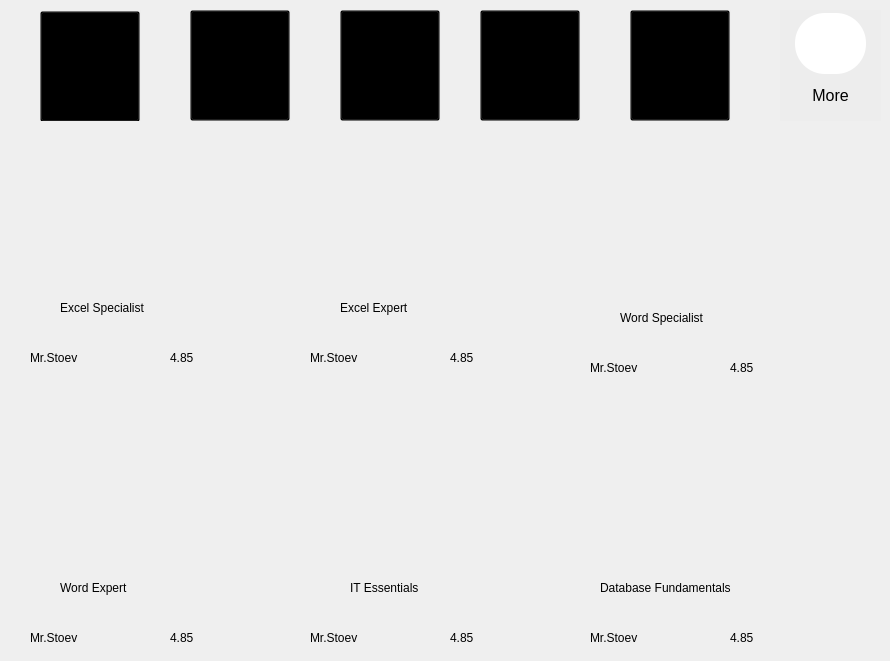
      <widget class="QWidget" name="ITCourses">
       <widget class="QWidget" name="widget_12" native="true">
        <property name="geometry">
         <rect>
          <x>20</x>
          <y>180</y>
          <width>193</width>
          <height>192</height>
         </rect>
        </property>
        <property name="styleSheet">
         <string notr="true">background-color:#EFEFEF;
border-radius:10px;</string>
        </property>
        <widget class="QWidget" name="widget_13" native="true">
         <property name="geometry">
          <rect>
           <x>20</x>
           <y>10</y>
           <width>154</width>
           <height>101</height>
          </rect>
         </property>
         <property name="styleSheet">
          <string notr="true">image: url(:/Resources/Images/image 28.png);</string>
         </property>
        </widget>
        <widget class="QLabel" name="label_6">
         <property name="geometry">
          <rect>
           <x>40</x>
           <y>120</y>
           <width>111</width>
           <height>16</height>
          </rect>
         </property>
         <property name="styleSheet">
          <string notr="true">color:black;</string>
         </property>
         <property name="text">
          <string>Excel Specialist</string>
         </property>
        </widget>
        <widget class="QLabel" name="label_7">
         <property name="geometry">
          <rect>
           <x>10</x>
           <y>170</y>
           <width>58</width>
           <height>16</height>
          </rect>
         </property>
         <property name="styleSheet">
          <string notr="true">color:black;</string>
         </property>
         <property name="text">
          <string>Mr.Stoev</string>
         </property>
        </widget>
        <widget class="QLabel" name="label_8">
         <property name="geometry">
          <rect>
           <x>150</x>
           <y>170</y>
           <width>31</width>
           <height>16</height>
          </rect>
         </property>
         <property name="styleSheet">
          <string notr="true">color:black;</string>
         </property>
         <property name="text">
          <string>4.85</string>
         </property>
        </widget>
        <widget class="QLabel" name="label_9">
         <property name="geometry">
          <rect>
           <x>117</x>
           <y>167</y>
           <width>31</width>
           <height>21</height>
          </rect>
         </property>
         <property name="styleSheet">
          <string notr="true">image: url(:/Resources/Images/icons/Star.png);</string>
         </property>
         <property name="text">
          <string/>
         </property>
        </widget>
        <widget class="QPushButton" name="excelSpecialistCourse_PB">
         <property name="geometry">
          <rect>
           <x>-1</x>
           <y>0</y>
           <width>191</width>
           <height>191</height>
          </rect>
         </property>
         <property name="styleSheet">
          <string notr="true">background-color:transparent;</string>
         </property>
         <property name="text">
          <string/>
         </property>
        </widget>
        <zorder>label_9</zorder>
        <zorder>widget_13</zorder>
        <zorder>label_6</zorder>
        <zorder>label_7</zorder>
        <zorder>label_8</zorder>
        <zorder>excelSpecialistCourse_PB</zorder>
       </widget>
       <widget class="QWidget" name="widget_14" native="true">
        <property name="geometry">
         <rect>
          <x>300</x>
          <y>180</y>
          <width>193</width>
          <height>192</height>
         </rect>
        </property>
        <property name="styleSheet">
         <string notr="true">background-color:#EFEFEF;
border-radius:10px;</string>
        </property>
        <widget class="QWidget" name="widget_15" native="true">
         <property name="geometry">
          <rect>
           <x>20</x>
           <y>10</y>
           <width>154</width>
           <height>101</height>
          </rect>
         </property>
         <property name="styleSheet">
          <string notr="true">image: url(:/Resources/Images/image 28.png);</string>
         </property>
        </widget>
        <widget class="QLabel" name="label_10">
         <property name="geometry">
          <rect>
           <x>40</x>
           <y>120</y>
           <width>111</width>
           <height>16</height>
          </rect>
         </property>
         <property name="styleSheet">
          <string notr="true">color:black;</string>
         </property>
         <property name="text">
          <string>Excel Expert</string>
         </property>
        </widget>
        <widget class="QLabel" name="label_11">
         <property name="geometry">
          <rect>
           <x>10</x>
           <y>170</y>
           <width>58</width>
           <height>16</height>
          </rect>
         </property>
         <property name="styleSheet">
          <string notr="true">color:black;</string>
         </property>
         <property name="text">
          <string>Mr.Stoev</string>
         </property>
        </widget>
        <widget class="QLabel" name="label_12">
         <property name="geometry">
          <rect>
           <x>150</x>
           <y>170</y>
           <width>31</width>
           <height>16</height>
          </rect>
         </property>
         <property name="styleSheet">
          <string notr="true">color:black;</string>
         </property>
         <property name="text">
          <string>4.85</string>
         </property>
        </widget>
        <widget class="QLabel" name="label_13">
         <property name="geometry">
          <rect>
           <x>117</x>
           <y>167</y>
           <width>31</width>
           <height>21</height>
          </rect>
         </property>
         <property name="styleSheet">
          <string notr="true">image: url(:/Resources/Images/icons/Star.png);</string>
         </property>
         <property name="text">
          <string/>
         </property>
        </widget>
        <widget class="QPushButton" name="pushButton_7">
         <property name="geometry">
          <rect>
           <x>0</x>
           <y>0</y>
           <width>191</width>
           <height>191</height>
          </rect>
         </property>
         <property name="styleSheet">
          <string notr="true">background-color:transparent;</string>
         </property>
         <property name="text">
          <string/>
         </property>
        </widget>
       </widget>
       <widget class="QWidget" name="widget_16" native="true">
        <property name="geometry">
         <rect>
          <x>580</x>
          <y>190</y>
          <width>193</width>
          <height>192</height>
         </rect>
        </property>
        <property name="styleSheet">
         <string notr="true">background-color:#EFEFEF;
border-radius:10px;</string>
        </property>
        <widget class="QWidget" name="widget_17" native="true">
         <property name="geometry">
          <rect>
           <x>20</x>
           <y>10</y>
           <width>154</width>
           <height>101</height>
          </rect>
         </property>
         <property name="styleSheet">
          <string notr="true">image: url(:/Resources/Images/image 31.png);</string>
         </property>
        </widget>
        <widget class="QLabel" name="label_14">
         <property name="geometry">
          <rect>
           <x>40</x>
           <y>120</y>
           <width>111</width>
           <height>16</height>
          </rect>
         </property>
         <property name="styleSheet">
          <string notr="true">color:black;</string>
         </property>
         <property name="text">
          <string>Word Specialist</string>
         </property>
        </widget>
        <widget class="QLabel" name="label_15">
         <property name="geometry">
          <rect>
           <x>10</x>
           <y>170</y>
           <width>58</width>
           <height>16</height>
          </rect>
         </property>
         <property name="styleSheet">
          <string notr="true">color:black;</string>
         </property>
         <property name="text">
          <string>Mr.Stoev</string>
         </property>
        </widget>
        <widget class="QLabel" name="label_16">
         <property name="geometry">
          <rect>
           <x>150</x>
           <y>170</y>
           <width>31</width>
           <height>16</height>
          </rect>
         </property>
         <property name="styleSheet">
          <string notr="true">color:black;</string>
         </property>
         <property name="text">
          <string>4.85</string>
         </property>
        </widget>
        <widget class="QLabel" name="label_17">
         <property name="geometry">
          <rect>
           <x>117</x>
           <y>167</y>
           <width>31</width>
           <height>21</height>
          </rect>
         </property>
         <property name="styleSheet">
          <string notr="true">image: url(:/Resources/Images/icons/Star.png);</string>
         </property>
         <property name="text">
          <string/>
         </property>
        </widget>
        <widget class="QPushButton" name="pushButton_8">
         <property name="geometry">
          <rect>
           <x>0</x>
           <y>0</y>
           <width>191</width>
           <height>191</height>
          </rect>
         </property>
         <property name="styleSheet">
          <string notr="true">background-color:transparent;</string>
         </property>
         <property name="text">
          <string/>
         </property>
        </widget>
       </widget>
       <widget class="QWidget" name="widget_18" native="true">
        <property name="geometry">
         <rect>
          <x>20</x>
          <y>460</y>
          <width>193</width>
          <height>192</height>
         </rect>
        </property>
        <property name="styleSheet">
         <string notr="true">background-color:#EFEFEF;
border-radius:10px;</string>
        </property>
        <widget class="QWidget" name="widget_19" native="true">
         <property name="geometry">
          <rect>
           <x>20</x>
           <y>10</y>
           <width>154</width>
           <height>101</height>
          </rect>
         </property>
         <property name="styleSheet">
          <string notr="true">image: url(:/Resources/Images/image 31.png);</string>
         </property>
        </widget>
        <widget class="QLabel" name="label_18">
         <property name="geometry">
          <rect>
           <x>40</x>
           <y>120</y>
           <width>111</width>
           <height>16</height>
          </rect>
         </property>
         <property name="styleSheet">
          <string notr="true">color:black;</string>
         </property>
         <property name="text">
          <string>Word Expert</string>
         </property>
        </widget>
        <widget class="QLabel" name="label_19">
         <property name="geometry">
          <rect>
           <x>10</x>
           <y>170</y>
           <width>58</width>
           <height>16</height>
          </rect>
         </property>
         <property name="styleSheet">
          <string notr="true">color:black;</string>
         </property>
         <property name="text">
          <string>Mr.Stoev</string>
         </property>
        </widget>
        <widget class="QLabel" name="label_20">
         <property name="geometry">
          <rect>
           <x>150</x>
           <y>170</y>
           <width>31</width>
           <height>16</height>
          </rect>
         </property>
         <property name="styleSheet">
          <string notr="true">color:black;</string>
         </property>
         <property name="text">
          <string>4.85</string>
         </property>
        </widget>
        <widget class="QLabel" name="label_21">
         <property name="geometry">
          <rect>
           <x>117</x>
           <y>167</y>
           <width>31</width>
           <height>21</height>
          </rect>
         </property>
         <property name="styleSheet">
          <string notr="true">image: url(:/Resources/Images/icons/Star.png);</string>
         </property>
         <property name="text">
          <string/>
         </property>
        </widget>
        <widget class="QPushButton" name="pushButton_11">
         <property name="geometry">
          <rect>
           <x>0</x>
           <y>0</y>
           <width>191</width>
           <height>191</height>
          </rect>
         </property>
         <property name="styleSheet">
          <string notr="true">background-color:transparent;</string>
         </property>
         <property name="text">
          <string/>
         </property>
        </widget>
       </widget>
       <widget class="QWidget" name="widget_20" native="true">
        <property name="geometry">
         <rect>
          <x>300</x>
          <y>460</y>
          <width>193</width>
          <height>192</height>
         </rect>
        </property>
        <property name="styleSheet">
         <string notr="true">background-color:#EFEFEF;
border-radius:10px;</string>
        </property>
        <widget class="QWidget" name="widget_21" native="true">
         <property name="geometry">
          <rect>
           <x>0</x>
           <y>0</y>
           <width>181</width>
           <height>131</height>
          </rect>
         </property>
         <property name="styleSheet">
          <string notr="true">image: url(:/Resources/Images/image 30.png);</string>
         </property>
        </widget>
        <widget class="QLabel" name="label_22">
         <property name="geometry">
          <rect>
           <x>50</x>
           <y>120</y>
           <width>111</width>
           <height>16</height>
          </rect>
         </property>
         <property name="styleSheet">
          <string notr="true">color:black;</string>
         </property>
         <property name="text">
          <string>IT Essentials</string>
         </property>
        </widget>
        <widget class="QLabel" name="label_23">
         <property name="geometry">
          <rect>
           <x>10</x>
           <y>170</y>
           <width>58</width>
           <height>16</height>
          </rect>
         </property>
         <property name="styleSheet">
          <string notr="true">color:black;</string>
         </property>
         <property name="text">
          <string>Mr.Stoev</string>
         </property>
        </widget>
        <widget class="QLabel" name="label_24">
         <property name="geometry">
          <rect>
           <x>150</x>
           <y>170</y>
           <width>31</width>
           <height>16</height>
          </rect>
         </property>
         <property name="styleSheet">
          <string notr="true">color:black;</string>
         </property>
         <property name="text">
          <string>4.85</string>
         </property>
        </widget>
        <widget class="QLabel" name="label_25">
         <property name="geometry">
          <rect>
           <x>117</x>
           <y>167</y>
           <width>31</width>
           <height>21</height>
          </rect>
         </property>
         <property name="styleSheet">
          <string notr="true">image: url(:/Resources/Images/icons/Star.png);</string>
         </property>
         <property name="text">
          <string/>
         </property>
        </widget>
        <widget class="QPushButton" name="pushButton_10">
         <property name="geometry">
          <rect>
           <x>0</x>
           <y>0</y>
           <width>191</width>
           <height>191</height>
          </rect>
         </property>
         <property name="styleSheet">
          <string notr="true">background-color:transparent;</string>
         </property>
         <property name="text">
          <string/>
         </property>
        </widget>
       </widget>
       <widget class="QWidget" name="ItCourses" native="true">
        <property name="geometry">
         <rect>
          <x>580</x>
          <y>460</y>
          <width>193</width>
          <height>192</height>
         </rect>
        </property>
        <property name="styleSheet">
         <string notr="true">background-color:#EFEFEF;
border-radius:10px;</string>
        </property>
        <widget class="QWidget" name="widget_23" native="true">
         <property name="geometry">
          <rect>
           <x>20</x>
           <y>10</y>
           <width>154</width>
           <height>101</height>
          </rect>
         </property>
         <property name="styleSheet">
          <string notr="true">image: url(:/Resources/Images/image 29.png);</string>
         </property>
        </widget>
        <widget class="QLabel" name="label_26">
         <property name="geometry">
          <rect>
           <x>20</x>
           <y>120</y>
           <width>161</width>
           <height>16</height>
          </rect>
         </property>
         <property name="styleSheet">
          <string notr="true">color:black;</string>
         </property>
         <property name="text">
          <string>Database Fundamentals</string>
         </property>
        </widget>
        <widget class="QLabel" name="label_27">
         <property name="geometry">
          <rect>
           <x>10</x>
           <y>170</y>
           <width>58</width>
           <height>16</height>
          </rect>
         </property>
         <property name="styleSheet">
          <string notr="true">color:black;</string>
         </property>
         <property name="text">
          <string>Mr.Stoev</string>
         </property>
        </widget>
        <widget class="QLabel" name="label_28">
         <property name="geometry">
          <rect>
           <x>150</x>
           <y>170</y>
           <width>31</width>
           <height>16</height>
          </rect>
         </property>
         <property name="styleSheet">
          <string notr="true">color:black;</string>
         </property>
         <property name="text">
          <string>4.85</string>
         </property>
        </widget>
        <widget class="QLabel" name="label_29">
         <property name="geometry">
          <rect>
           <x>117</x>
           <y>167</y>
           <width>31</width>
           <height>21</height>
          </rect>
         </property>
         <property name="styleSheet">
          <string notr="true">image: url(:/Resources/Images/icons/Star.png);</string>
         </property>
         <property name="text">
          <string/>
         </property>
        </widget>
        <widget class="QPushButton" name="pushButton_9">
         <property name="geometry">
          <rect>
           <x>0</x>
           <y>0</y>
           <width>191</width>
           <height>191</height>
          </rect>
         </property>
         <property name="styleSheet">
          <string notr="true">background-color:transparent;</string>
         </property>
         <property name="text">
          <string/>
         </property>
        </widget>
       </widget>
       <widget class="QWidget" name="widget_2" native="true">
        <property name="geometry">
         <rect>
          <x>40</x>
          <y>10</y>
          <width>101</width>
          <height>111</height>
         </rect>
        </property>
        <property name="styleSheet">
         <string notr="true">QWidget
{
background-color:#EDEDED
}</string>
        </property>
        <widget class="QWidget" name="widget_3" native="true">
         <property name="geometry">
          <rect>
           <x>15</x>
           <y>3</y>
           <width>71</width>
           <height>61</height>
          </rect>
         </property>
         <property name="styleSheet">
          <string notr="true">QWidget
{
background-color:white;
border-radius:30px;
	image: url(:/Resources/Images/icons/Student Male.png);
}</string>
         </property>
        </widget>
        <widget class="QLabel" name="label">
         <property name="geometry">
          <rect>
           <x>17</x>
           <y>70</y>
           <width>71</width>
           <height>16</height>
          </rect>
         </property>
         <property name="styleSheet">
          <string notr="true">color:black;</string>
         </property>
         <property name="text">
          <string>All courses</string>
         </property>
        </widget>
        <widget class="QPushButton" name="allCourses_PB">
         <property name="geometry">
          <rect>
           <x>0</x>
           <y>1</y>
           <width>100</width>
           <height>111</height>
          </rect>
         </property>
         <property name="styleSheet">
          <string notr="true">background-color:transparent;</string>
         </property>
         <property name="text">
          <string/>
         </property>
        </widget>
       </widget>
       <widget class="QWidget" name="widget_4" native="true">
        <property name="geometry">
         <rect>
          <x>190</x>
          <y>10</y>
          <width>101</width>
          <height>111</height>
         </rect>
        </property>
        <property name="styleSheet">
         <string notr="true">QWidget
{
background-color:#EDEDED
}</string>
        </property>
        <widget class="QWidget" name="widget_5" native="true">
         <property name="geometry">
          <rect>
           <x>15</x>
           <y>3</y>
           <width>71</width>
           <height>61</height>
          </rect>
         </property>
         <property name="styleSheet">
          <string notr="true">QWidget
{
background-color:white;
border-radius:30px;
	image: url(:/Resources/Images/icons/Student Male.png);
}</string>
         </property>
        </widget>
        <widget class="QLabel" name="label_2">
         <property name="geometry">
          <rect>
           <x>17</x>
           <y>70</y>
           <width>71</width>
           <height>16</height>
          </rect>
         </property>
         <property name="styleSheet">
          <string notr="true">color:black;</string>
         </property>
         <property name="text">
          <string>IT Courses</string>
         </property>
        </widget>
        <widget class="QPushButton" name="ITCourses_PB">
         <property name="geometry">
          <rect>
           <x>0</x>
           <y>0</y>
           <width>100</width>
           <height>111</height>
          </rect>
         </property>
         <property name="styleSheet">
          <string notr="true">background-color:transparent;</string>
         </property>
         <property name="text">
          <string/>
         </property>
        </widget>
       </widget>
       <widget class="QWidget" name="widget_6" native="true">
        <property name="geometry">
         <rect>
          <x>340</x>
          <y>10</y>
          <width>101</width>
          <height>111</height>
         </rect>
        </property>
        <property name="styleSheet">
         <string notr="true">QWidget
{
background-color:#EDEDED
}</string>
        </property>
        <widget class="QWidget" name="widget_7" native="true">
         <property name="geometry">
          <rect>
           <x>15</x>
           <y>3</y>
           <width>71</width>
           <height>61</height>
          </rect>
         </property>
         <property name="styleSheet">
          <string notr="true">QWidget
{
background-color:white;
border-radius:30px;
	image: url(:/Resources/Images/icons/Student Male.png);
}</string>
         </property>
        </widget>
        <widget class="QLabel" name="label_3">
         <property name="geometry">
          <rect>
           <x>10</x>
           <y>60</y>
           <width>81</width>
           <height>51</height>
          </rect>
         </property>
         <property name="font">
          <font>
           <pointsize>12</pointsize>
          </font>
         </property>
         <property name="styleSheet">
          <string notr="true">color:black;</string>
         </property>
         <property name="text">
          <string>&lt;html&gt;&lt;head/&gt;&lt;body&gt;&lt;p align=&quot;center&quot;&gt;Programming&lt;/p&gt;&lt;p align=&quot;center&quot;&gt;courses&lt;/p&gt;&lt;/body&gt;&lt;/html&gt;</string>
         </property>
        </widget>
        <widget class="QPushButton" name="programmingCourses_PB">
         <property name="geometry">
          <rect>
           <x>0</x>
           <y>0</y>
           <width>100</width>
           <height>111</height>
          </rect>
         </property>
         <property name="styleSheet">
          <string notr="true">background-color:transparent;</string>
         </property>
         <property name="text">
          <string/>
         </property>
        </widget>
       </widget>
       <widget class="QWidget" name="widget_8" native="true">
        <property name="geometry">
         <rect>
          <x>480</x>
          <y>10</y>
          <width>101</width>
          <height>111</height>
         </rect>
        </property>
        <property name="styleSheet">
         <string notr="true">QWidget
{
background-color:#EDEDED
}</string>
        </property>
        <widget class="QWidget" name="widget_9" native="true">
         <property name="geometry">
          <rect>
           <x>15</x>
           <y>3</y>
           <width>71</width>
           <height>61</height>
          </rect>
         </property>
         <property name="styleSheet">
          <string notr="true">QWidget
{
background-color:white;
border-radius:30px;
	image: url(:/Resources/Images/icons/Student Male.png);
}</string>
         </property>
        </widget>
        <widget class="QLabel" name="label_4">
         <property name="geometry">
          <rect>
           <x>13</x>
           <y>65</y>
           <width>71</width>
           <height>41</height>
          </rect>
         </property>
         <property name="font">
          <font>
           <pointsize>12</pointsize>
          </font>
         </property>
         <property name="styleSheet">
          <string notr="true">color:black;</string>
         </property>
         <property name="text">
          <string>&lt;html&gt;&lt;head/&gt;&lt;body&gt;&lt;p align=&quot;center&quot;&gt;Natural&lt;/p&gt;&lt;p align=&quot;center&quot;&gt;sciences&lt;/p&gt;&lt;/body&gt;&lt;/html&gt;</string>
         </property>
        </widget>
        <widget class="QPushButton" name="naturalSciences_PB">
         <property name="geometry">
          <rect>
           <x>0</x>
           <y>0</y>
           <width>100</width>
           <height>111</height>
          </rect>
         </property>
         <property name="styleSheet">
          <string notr="true">background-color:transparent;</string>
         </property>
         <property name="text">
          <string/>
         </property>
        </widget>
       </widget>
       <widget class="QWidget" name="widget_10" native="true">
        <property name="geometry">
         <rect>
          <x>630</x>
          <y>10</y>
          <width>101</width>
          <height>111</height>
         </rect>
        </property>
        <property name="styleSheet">
         <string notr="true">QWidget
{
background-color:#EDEDED
}</string>
        </property>
        <widget class="QWidget" name="widget_11" native="true">
         <property name="geometry">
          <rect>
           <x>15</x>
           <y>3</y>
           <width>71</width>
           <height>61</height>
          </rect>
         </property>
         <property name="styleSheet">
          <string notr="true">QWidget
{
background-color:white;
border-radius:30px;
	image: url(:/Resources/Images/icons/Student Male.png);
}</string>
         </property>
        </widget>
        <widget class="QLabel" name="label_5">
         <property name="geometry">
          <rect>
           <x>15</x>
           <y>65</y>
           <width>71</width>
           <height>41</height>
          </rect>
         </property>
         <property name="font">
          <font>
           <pointsize>12</pointsize>
          </font>
         </property>
         <property name="styleSheet">
          <string notr="true">color:black;</string>
         </property>
         <property name="text">
          <string>&lt;html&gt;&lt;head/&gt;&lt;body&gt;&lt;p align=&quot;center&quot;&gt;Social&lt;/p&gt;&lt;p align=&quot;center&quot;&gt;sciences&lt;/p&gt;&lt;/body&gt;&lt;/html&gt;</string>
         </property>
        </widget>
        <widget class="QPushButton" name="socialSciences_PB">
         <property name="geometry">
          <rect>
           <x>0</x>
           <y>0</y>
           <width>100</width>
           <height>111</height>
          </rect>
         </property>
         <property name="styleSheet">
          <string notr="true">background-color:transparent;</string>
         </property>
         <property name="text">
          <string/>
         </property>
        </widget>
       </widget>
       <widget class="QWidget" name="more_PB" native="true">
        <property name="geometry">
         <rect>
          <x>780</x>
          <y>10</y>
          <width>101</width>
          <height>111</height>
         </rect>
        </property>
        <property name="styleSheet">
         <string notr="true">QWidget
{
background-color:#EDEDED
}</string>
        </property>
        <widget class="QWidget" name="widget_143" native="true">
         <property name="geometry">
          <rect>
           <x>15</x>
           <y>3</y>
           <width>71</width>
           <height>61</height>
          </rect>
         </property>
         <property name="styleSheet">
          <string notr="true">QWidget
{
background-color:white;
border-radius:30px;
	image: url(:/Resources/Images/icons/Student Male.png);
}</string>
         </property>
        </widget>
        <widget class="QLabel" name="label_209">
         <property name="geometry">
          <rect>
           <x>15</x>
           <y>65</y>
           <width>71</width>
           <height>41</height>
          </rect>
         </property>
         <property name="font">
          <font>
           <pointsize>12</pointsize>
          </font>
         </property>
         <property name="styleSheet">
          <string notr="true">color:black;</string>
         </property>
         <property name="text">
          <string>&lt;html&gt;&lt;head/&gt;&lt;body&gt;&lt;p align=&quot;center&quot;&gt;More&lt;/p&gt;&lt;/body&gt;&lt;/html&gt;</string>
         </property>
        </widget>
       </widget>
      </widget>
